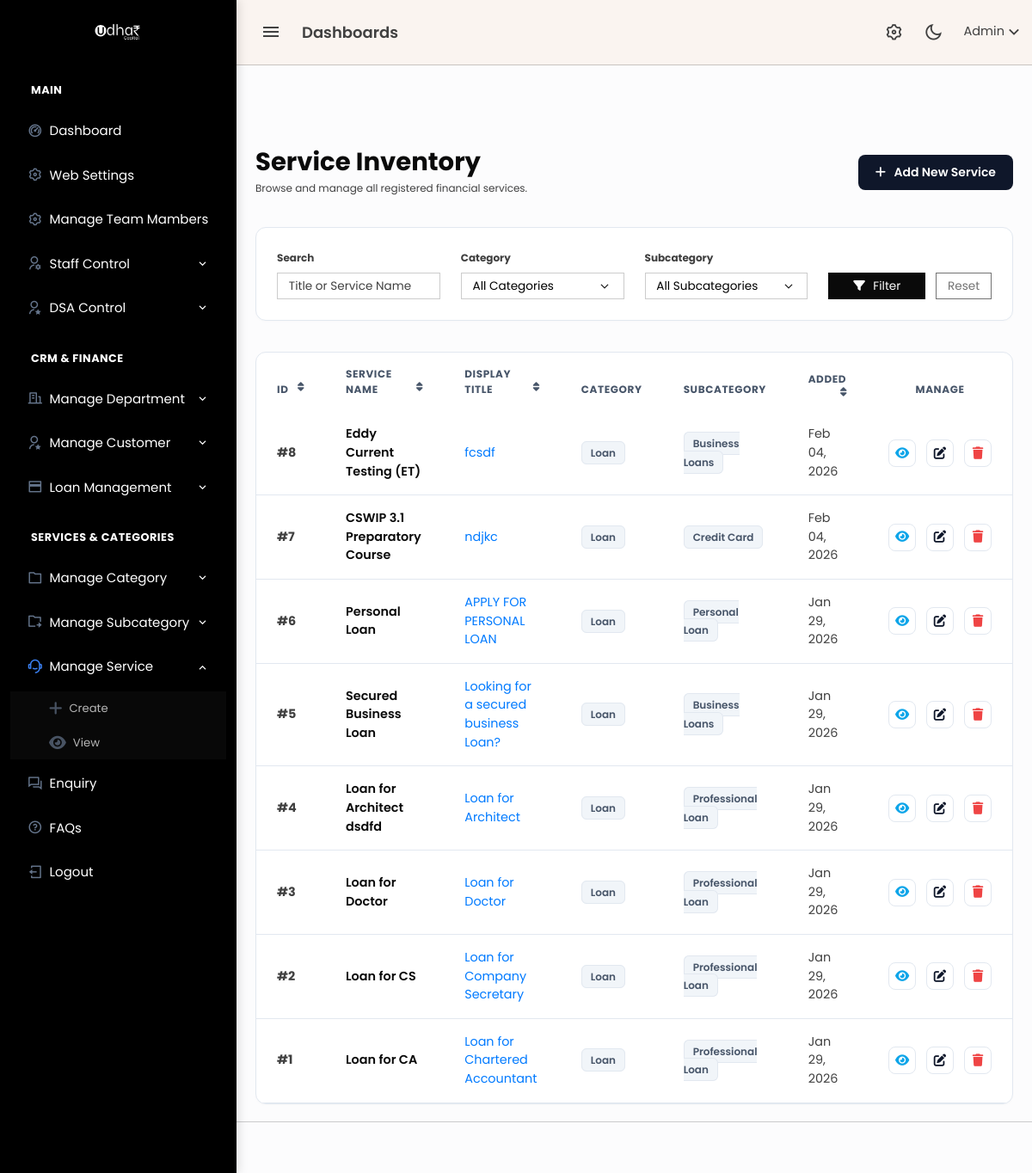
Page /admin/services.php (signed in) on the committed database.
### tables this page shows
CREATE TABLE `services` (
  `id` bigint(20) UNSIGNED NOT NULL,
  `category_id` bigint(20) UNSIGNED NOT NULL,
  `sub_category_id` bigint(20) UNSIGNED NOT NULL,
  `service_name` varchar(255) NOT NULL,
  `title` varchar(255) NOT NULL,
  `slug` varchar(255) NOT NULL,
  `short_description` text DEFAULT NULL,
  `long_description` longtext DEFAULT NULL,
  `hero_image` varchar(255) DEFAULT NULL,
  `card_img` varchar(255) DEFAULT NULL,
  `created_at` timestamp NULL DEFAULT current_timestamp(),
  `updated_at` timestamp NULL DEFAULT current_timestamp() ON UPDATE current_timestamp()
);

CREATE TABLE `service_categories` (
  `id` bigint(20) UNSIGNED NOT NULL,
  `uuid` char(36) NOT NULL DEFAULT uuid(),
  `department` int(11) NOT NULL,
  `category_name` varchar(255) NOT NULL,
  `sequence` int(11) NOT NULL DEFAULT 1,
  `active` tinyint(1) NOT NULL DEFAULT 1,
  `live` tinyint(1) NOT NULL DEFAULT 1,
  `created_at` timestamp NULL DEFAULT current_timestamp(),
  `updated_at` timestamp NULL DEFAULT current_timestamp() ON UPDATE current_timestamp()
);

CREATE TABLE `services_subcategories` (
  `id` bigint(20) UNSIGNED NOT NULL,
  `uuid` char(36) NOT NULL DEFAULT uuid(),
  `category_id` bigint(20) UNSIGNED NOT NULL,
  `sub_category_name` varchar(255) NOT NULL,
  `sequence` int(11) NOT NULL DEFAULT 1,
  `status` enum('active','inactive') NOT NULL DEFAULT 'active',
  `live` tinyint(1) NOT NULL DEFAULT 1,
  `created_at` timestamp NULL DEFAULT current_timestamp(),
  `updated_at` timestamp NULL DEFAULT current_timestamp() ON UPDATE current_timestamp()
);

### admin/services.php (the view, shortened to what this page needs)
<?php
include 'header.php';
echo '<link rel="stylesheet" href="https://cdnjs.cloudflare.com/ajax/libs/font-awesome/6.4.2/css/all.min.css">';
include 'topbar.php';
include 'sidebar.php';
$search_title = $_GET['search_title'] ?? '';
$sort_by    = $_GET['sort_by'] ?? 'id';
$sort_order = $_GET['order'] ?? 'DESC';
$next_order = ($sort_order === 'ASC') ? 'DESC' : 'ASC';
$query = "SELECT s.*, c.category_name, sub.sub_category_name
          FROM services s
          LEFT JOIN service_categories c ON s.category_id = c.id
          LEFT JOIN services_subcategories sub ON s.sub_category_id = sub.id
          WHERE 1=1";
$query .= " ORDER BY s.$sort_by $sort_order";
$result = mysqli_query($conn, $query);
?>
<div class="content-page">
    <div class="content">
        <div class="container-fluid pt-5">
            <div class="d-flex justify-content-between align-items-center mb-4">
                <div>
                    <h2 class="fw-bold text-dark mb-1">Service Inventory</h2>
                    <p class="text-muted small mb-0">Browse and manage all registered financial services.</p>
                </div>
                <a href="service_add.php" class="btn-add-pro text-decoration-none">
                    <i class="fas fa-plus me-1"></i> Add New Service
                </a>
            </div>
            <div class="card card-modern mb-4">
                <div class="card-body p-3">
                    <form method="GET" class="row g-3 align-items-end">
                        <div class="col-md-3">
                            <label class="form-label text-muted small fw-bold">Search</label>
                            <input type="text" name="search_title" class="form-control form-control-sm" placeholder="Title or Service Name" value="<?= htmlspecialchars($search_title) ?>">
                        </div>
                        <div class="col-md-3">
                            <label class="form-label text-muted small fw-bold">Category</label>
                            <select name="category" class="form-select form-select-sm" onchange="this.form.submit()">
                                <option value="">All Categories</option>
                            </select>
                        </div>
                        <div class="col-md-3">
                            <label class="form-label text-muted small fw-bold">Subcategory</label>
                            <select name="sub_category" class="form-select form-select-sm" onchange="this.form.submit()">
                                <option value="">All Subcategories</option>
                            </select>
                        </div>
                        <div class="col-md-3 d-flex gap-2">
                            <button class="btn btn-sm btn-dark w-100"><i class="fas fa-filter me-1"></i> Filter</button>
                            <a href="services.php" class="btn btn-sm btn-outline-secondary w-50">Reset</a>
                        </div>
                    </form>
                </div>
            </div>
            <div class="card card-modern">
                <div class="card-body p-0">
                    <div class="table-responsive">
                        <table class="table table-modern mb-0">
                            <thead>
                                <tr>
                                    <th width="80">
                                        <a href="?sort_by=id&order=<?= $next_order ?>">ID <i class="fas fa-sort float-end"></i></a>
                                    </th>
                                    <th>
                                        <a href="?sort_by=service_name&order=<?= $next_order ?>">Service Name <i class="fas fa-sort float-end"></i></a>
                                    </th>
                                    <th>
                                        <a href="?sort_by=title&order=<?= $next_order ?>">Display Title <i class="fas fa-sort float-end"></i></a>
                                    </th>
                                    <th>Category</th>
                                    <th>Subcategory</th>
                                    <th>
                                        <a href="?sort_by=created_at&order=<?= $next_order ?>">Added <i class="fas fa-sort float-end"></i></a>
                                    </th>
                                    <th width="150" class="text-center">Manage</th>
                                </tr>
                            </thead>
                            <tbody>
                                <?php if (mysqli_num_rows($result) > 0) {
                                    while ($row = mysqli_fetch_assoc($result)) { ?>
                                        <tr id="row-<?= $row['id'] ?>">
                                            <td class="text-muted fw-bold">#<?= $row['id'] ?></td>
                                            <td class="fw-semibold text-dark"><?= htmlspecialchars($row['service_name']) ?></td>
                                            <td class="text-primary"><?= htmlspecialchars($row['title']) ?></td>
                                            <td><span class="badge-soft"><?= htmlspecialchars($row['category_name']) ?></span></td>
                                            <td><span class="badge-soft"><?= htmlspecialchars($row['sub_category_name']) ?></span></td>
                                            <td class="text-muted small"><?= date('M d, Y', strtotime($row['created_at'])) ?></td>
                                            <td class="text-center">
                                                <div class="d-flex justify-content-center gap-2">
                                                    <a href="service_details.php?id=<?= $row['id'] ?>" class="btn-action btn-view" title="View Details">
                                                        <i class="fas fa-eye"></i>
                                                    </a>
                                                    <a href="service_edit.php?service_id=<?= $row['id'] ?>" class="btn-action btn-edit-pro" title="Edit">
                                                        <i class="fas fa-edit"></i>
                                                    </a>
                                                    <a href="db/delete/service_delete.php?id=<?= $row['id'] ?>"
                                                       class="btn-action btn-delete-pro"
                                                       onclick="return confirm('This will permanently delete this service and all its details. Continue?');"
                                                       title="Delete">
                                                        <i class="fas fa-trash"></i>
                                                    </a>
                                                </div>
                                            </td>
                                        </tr>
                                    <?php }
                                } ?>
                            </tbody>
                        </table>
                    </div>
                </div>
            </div>
        </div>
    </div>
</div>
<?php include 'footer.php'; ?>

### admin/sidebar.php (style rules this page uses)
:root { --nav-bg: #000000; --nav-text: #ffffff; --nav-hover-bg: #1e293b; --accent-blue: #3b82f6; }

### admin/services.php (style rules this page uses)
:root { --slate-900: #0f172a; --slate-600: #475569; --slate-200: #e2e8f0; }
.content-page { background-color: #fcfcfd; }
.card-modern { border: 1px solid var(--slate-200); border-radius: 12px; background: #ffffff; box-shadow: 0 1px 3px rgba(0,0,0,0.02); overflow: hidden; }
.table-modern thead th { background: #f8fafc; text-transform: uppercase; font-size: 0.75rem; font-weight: 700; letter-spacing: 0.05em; color: var(--slate-600); padding: 16px 24px; border: none; cursor: pointer; }
.table-modern thead th a { color: inherit; text-decoration: none; display: block; }
.table-modern tbody td { padding: 16px 24px; font-size: 0.9rem; color: var(--slate-900); border-bottom: 1px solid var(--slate-200); vertical-align: middle; }
.btn-action { width: 32px; height: 32px; padding: 0; display: inline-flex; align-items: center; justify-content: center; border-radius: 8px; transition: all 0.2s; border: 1px solid var(--slate-200); background: white; text-decoration: none; }
.btn-view { color: #0ea5e9; }
.btn-edit-pro { color: var(--slate-900); }
.btn-delete-pro { color: #ef4444; }
.btn-add-pro { background: var(--slate-900); color: white !important; border-radius: 8px; padding: 10px 20px; font-weight: 600; transition: opacity 0.2s; }
.badge-soft { background-color: #f1f5f9; color: #475569; border: 1px solid var(--slate-200); font-weight: 600; padding: 4px 10px; border-radius: 6px; font-size: 0.75rem; }

### rows in the picture
services: id "8", service_name "Eddy Current Testing (ET)", title "fcsdf", service_categories.category_name "Loan", services_subcategories.sub_category_name "Business Loans", created_at "Feb 04, 2026"
services: id "7", service_name "CSWIP 3.1 Preparatory Course", title "ndjkc", service_categories.category_name "Loan", services_subcategories.sub_category_name "Credit Card", created_at "Feb 04, 2026"
services: id "6", service_name "Personal Loan", title "APPLY FOR PERSONAL LOAN", service_categories.category_name "Loan", services_subcategories.sub_category_name "Personal Loan", created_at "Jan 29, 2026"
services: id "5", service_name "Secured Business Loan", title "Looking for a secured business Loan?", service_categories.category_name "Loan", services_subcategories.sub_category_name "Business Loans", created_at "Jan 29, 2026"
services: id "4", service_name "Loan for Architect dsdfd", title "Loan for Architect", service_categories.category_name "Loan", services_subcategories.sub_category_name "Professional Loan", created_at "Jan 29, 2026"
services: id "3", service_name "Loan for Doctor", title "Loan for Doctor", service_categories.category_name "Loan", services_subcategories.sub_category_name "Professional Loan", created_at "Jan 29, 2026"
services: id "2", service_name "Loan for CS", title "Loan for Company Secretary", service_categories.category_name "Loan", services_subcategories.sub_category_name "Professional Loan", created_at "Jan 29, 2026"
services: id "1", service_name "Loan for CA", title "Loan for Chartered Accountant", service_categories.category_name "Loan", services_subcategories.sub_category_name "Professional Loan", created_at "Jan 29, 2026"
